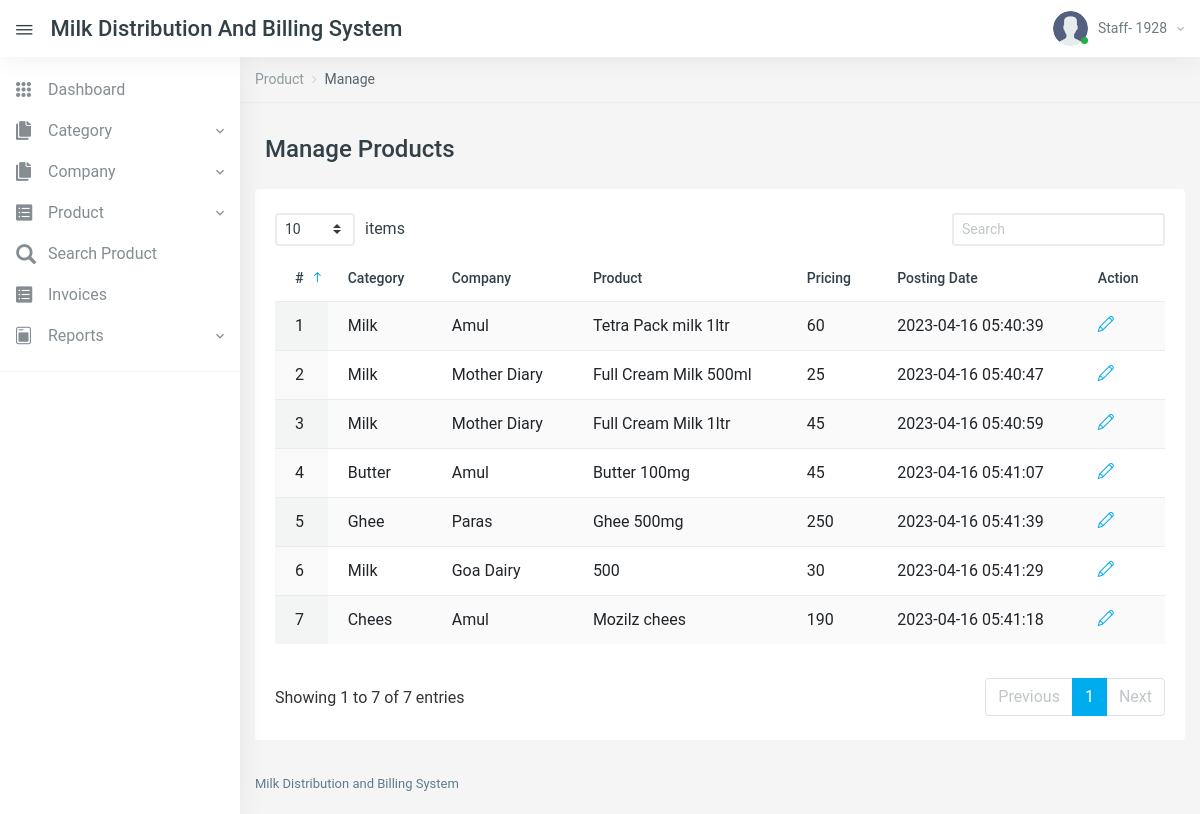
Screenshot of /manage-products.php (signed in) with the database file from the repository.
### tables this page shows
CREATE TABLE `tblproducts` (
  `id` int(11) NOT NULL,
  `CategoryName` varchar(150) DEFAULT NULL,
  `CompanyName` varchar(150) DEFAULT NULL,
  `ProductName` varchar(150) DEFAULT NULL,
  `ProductPrice` decimal(10,0) DEFAULT current_timestamp(),
  `PostingDate` timestamp NOT NULL DEFAULT current_timestamp() ON UPDATE current_timestamp(),
  `UpdationDate` timestamp NULL DEFAULT NULL ON UPDATE current_timestamp()
);

### manage-products.php (the view, shortened to what this page needs)
<?php
include('includes/config.php');
if (strlen($_SESSION['aid']==0)) {
  header('location:logout.php');
  } else{
?>
<!DOCTYPE html>
<html lang="en">
<head>
    <link href="vendors/datatables.net-dt/css/jquery.dataTables.min.css" rel="stylesheet" type="text/css" />
    <link href="vendors/datatables.net-responsive-dt/css/responsive.dataTables.min.css" rel="stylesheet" type="text/css" />
    <link href="vendors/jquery-toggles/css/toggles.css" rel="stylesheet" type="text/css">
    <link href="vendors/jquery-toggles/css/themes/toggles-light.css" rel="stylesheet" type="text/css">
    <link href="dist/css/style.css" rel="stylesheet" type="text/css">
</head>
<body>
	<div class="hk-wrapper hk-vertical-nav">
<?php include_once('includes/navbar.php');
include_once('includes/sidebar.php');
?>
        <div class="hk-pg-wrapper">
            <nav class="hk-breadcrumb" aria-label="breadcrumb">
                <ol class="breadcrumb breadcrumb-light bg-transparent">
<li class="breadcrumb-item"><a href="#">Product</a></li>
<li class="breadcrumb-item active" aria-current="page">Manage</li>
                </ol>
            </nav>
            <div class="container">
<div class="hk-pg-header">
 <h4 class="hk-pg-title"><span class="pg-title-icon"><span class="feather-icon"><i data-feather="database"></i></span></span>Manage Products</h4>
                </div>
                <div class="row">
                    <div class="col-xl-12">
                        <section class="hk-sec-wrapper">
                            <div class="row">
                                <div class="col-sm">
                                    <div class="table-wrap">
                                        <table id="datable_1" class="table table-hover w-100 display pb-30">
                                            <thead>
                                                <tr>
                                                    <th>#</th>
                                                    <th>Category</th>
                                                    <th>Company</th>
                                                    <th>Product</th>
                                                    <th>Pricing</th>
                                                    <th>Posting Date</th>
                                                    <th>Action</th>
                                                </tr>
                                            </thead>
                                            <tbody>
<?php
$rno=mt_rand(10000,99999);
$query=mysqli_query($con,"select * from tblproducts");
$cnt=1;
while($row=mysqli_fetch_array($query))
{
?>
<tr>
<td><?php echo $cnt;?></td>
<td><?php echo $row['CategoryName'];?></td>
<td><?php echo $row['CompanyName'];?></td>
<td><?php echo $row['ProductName'];?></td>
<td><?php echo $row['ProductPrice'];?></td>
<td><?php echo $row['PostingDate'];?></td>
<td>
<a href="edit-product.php?pid=<?php echo base64_encode($row['id'].$rno);?>" class="mr-25" data-toggle="tooltip" data-original-title="Edit"> <i class="icon-pencil"></i></a>
</td>
</tr>
<?php
$cnt++;
} ?>
                                            </tbody>
                                        </table>
                                    </div>
                                </div>
                            </div>
                        </section>
                    </div>
                </div>
            </div>
<?php include_once('includes/footer.php');?>
        </div>
    </div>
</body>
</html>
<?php } ?>

### includes/navbar.php (shortened to what this page needs)
     <nav class="navbar navbar-expand-xl navbar-light fixed-top hk-navbar">
            <a id="navbar_toggle_btn" class="navbar-toggle-btn nav-link-hover" href="javascript:void(0);"><i class="ion ion-ios-menu"></i></a>
            <a class="navbar-brand" href="dashboard.php">Milk Distribution and Billing System
            </a>
            <ul class="navbar-nav hk-navbar-content">
                <li class="nav-item dropdown dropdown-authentication">
                    <a class="nav-link dropdown-toggle no-caret" href="#" role="button" data-toggle="dropdown" aria-haspopup="true" aria-expanded="false">
                        <div class="media">
                            <div class="media-img-wrap">
                                <div class="avatar">
                                    <img src="dist/img/user.png" alt="user" class="avatar-img rounded-circle">
                                </div>
                                <span class="badge badge-success badge-indicator"></span>
                            </div>
<?php
$adminid=$_SESSION['aid'];
$query=mysqli_query($con,"select AdminName from tbladmin where id='$adminid'");
$row=mysqli_fetch_array($query);
?>
                            <div class="media-body">
                                <span><?php echo $row['AdminName'];?><i class="zmdi zmdi-chevron-down"></i></span>
                            </div>
                        </div>
                    </a>
                </li>
            </ul>
        </nav>

### rows the page displays
tblproducts: CategoryName "Milk", CompanyName "Amul", ProductName "Tetra Pack milk 1ltr", ProductPrice "60", PostingDate "2023-04-16 05:40:39"
tblproducts: CategoryName "Milk", CompanyName "Mother Diary", ProductName "Full Cream Milk 500ml", ProductPrice "25", PostingDate "2023-04-16 05:40:47"
tblproducts: CategoryName "Milk", CompanyName "Mother Diary", ProductName "Full Cream Milk 1ltr", ProductPrice "45", PostingDate "2023-04-16 05:40:59"
tblproducts: CategoryName "Butter", CompanyName "Amul", ProductName "Butter 100mg", ProductPrice "45", PostingDate "2023-04-16 05:41:07"
tblproducts: CategoryName "Ghee", CompanyName "Paras", ProductName "Ghee 500mg", ProductPrice "250", PostingDate "2023-04-16 05:41:39"
tblproducts: CategoryName "Milk", CompanyName "Goa Dairy", ProductName "500", ProductPrice "30", PostingDate "2023-04-16 05:41:29"
tblproducts: CategoryName "Chees", CompanyName "Amul", ProductName "Mozilz chees", ProductPrice "190", PostingDate "2023-04-16 05:41:18"

### other values shown
$row['AdminName'] "Staff- 1928"
